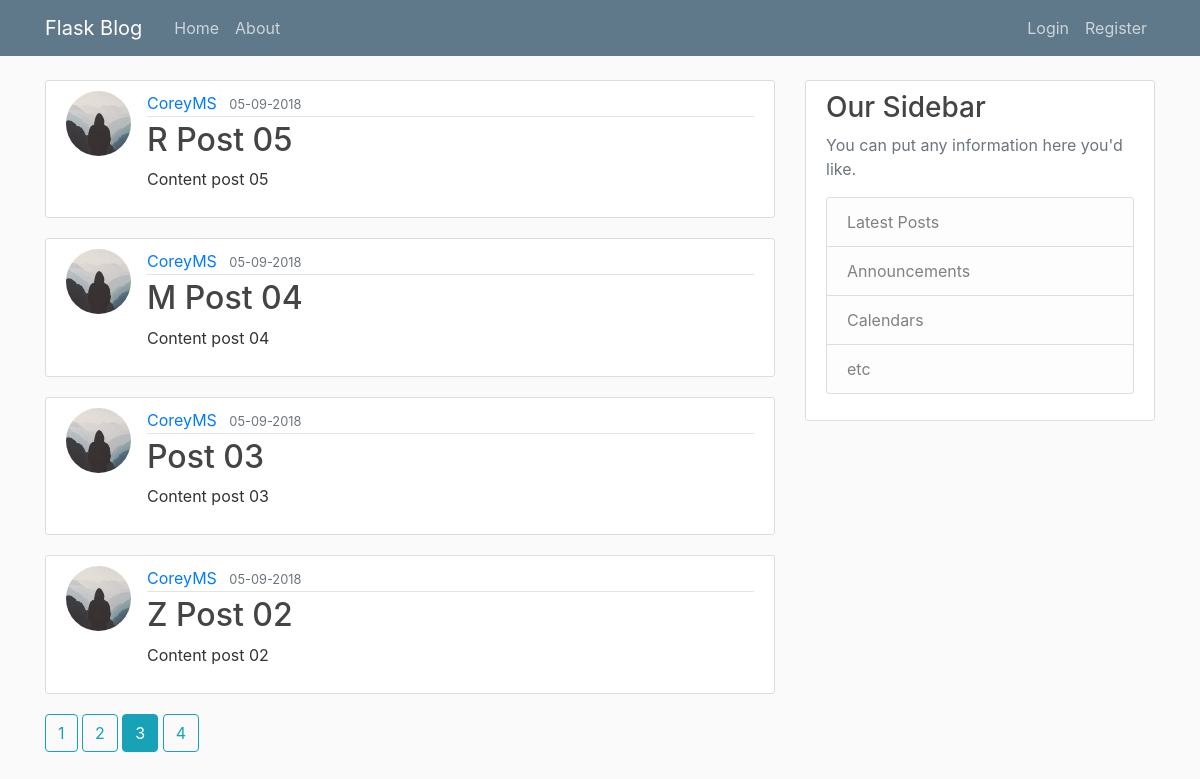
Screenshot of /home?page=3 with the database file from the repository.
### flaskblog/models.py (models this page shows, shortened)
class Post(db.Model):
    id = db.Column(db.Integer, primary_key=True)
    title = db.Column(db.String(100), nullable=False)
    date_posted = db.Column(db.DateTime, nullable=False, default=datetime.utcnow)
    content = db.Column(db.Text, nullable=False)
    user_id = db.Column(db.Integer, db.ForeignKey('user.id'), nullable=False)

class User(db.Model, UserMixin):
    id = db.Column(db.Integer, primary_key=True)
    username = db.Column(db.String(20), unique=True, nullable=False)
    email = db.Column(db.String(120), unique=True, nullable=False)
    image_file = db.Column(db.String(20), nullable=False, default='default.jpg')
    password = db.Column(db.String(60), nullable=False)
    posts = db.relationship('Post', backref='author', lazy=True)

### flaskblog/main/routes.py (the view)
@main.route("/")
@main.route("/home")
def home():
    page = request.args.get('page', 1, type=int)
    posts = Post.query.order_by(Post.date_posted.desc()).paginate(page=page, per_page=4)
    return render_template('home.html', posts=posts)

### flaskblog/templates/home.html
{% extends "layout.html" %}
{% block content %}
    {% for post in posts.items %}
    <article class="media content-section">
        <img class="rounded-circle article-img" src="{{ url_for('static', filename='img/' + post.author.image_file) }}">
        <div class="media-body">
            <div class="article-metadata">
                <a class="mr-2" href="{{ url_for('users.user_posts', username=post.author.username) }}">{{ post.author.username }}</a>
                <small class="text-muted">{{ post.date_posted.strftime('%d-%m-%Y') }}</small>
            </div>
            <h2><a class="article-title" href="{{ url_for('posts.post', post_id=post.id) }} ">{{ post.title }}</a></h2>
            <p class="article-content">{{ post.content }}</p>
        </div>
    </article>
    {% endfor %}
    {% for page_num in posts.iter_pages(left_edge=1, right_edge=1, left_current=1, right_current=2) %}
        {% if page_num %}
            {% if posts.page == page_num %}
                <a class="btn btn-info mb-4" href="{{ url_for('main.home', page=page_num) }}">{{ page_num }}</a>
            {% else %}
                <a class="btn btn-outline-info mb-4" href="{{ url_for('main.home', page=page_num) }}">{{ page_num }}</a>
            {% endif %}
        {% else %}
            ...
        {% endif %}
    {% endfor %}
{% endblock content %}

### flaskblog/static/main.css (style rules this page uses)
body { background: #fafafa; color: #333333; margin-top: 5rem; }
h1, h2, h3, h4, h5, h6 { color: #444444; }
.content-section { background: #ffffff; padding: 10px 20px; border: 1px solid #dddddd; border-radius: 3px; margin-bottom: 20px; }
.article-title { color: #444444; }
.article-content { white-space: pre-line; }
.article-img { height: 65px; width: 65px; margin-right: 16px; }
.article-metadata { padding-bottom: 1px; margin-bottom: 4px; border-bottom: 1px solid #e3e3e3 }

### rows the page displays
Post: image_file (placeholder picture), author.username "CoreyMS", date_posted "05-09-2018", title "R Post 05", content "Content post 05"
Post: image_file (placeholder picture), author.username "CoreyMS", date_posted "05-09-2018", title "M Post 04", content "Content post 04"
Post: image_file (placeholder picture), author.username "CoreyMS", date_posted "05-09-2018", title "Post 03", content "Content post 03"
Post: image_file (placeholder picture), author.username "CoreyMS", date_posted "05-09-2018", title "Z Post 02", content "Content post 02"

### other values shown
{{ page_num }} "1" "2" "4"
{{ page_num }} "3"
